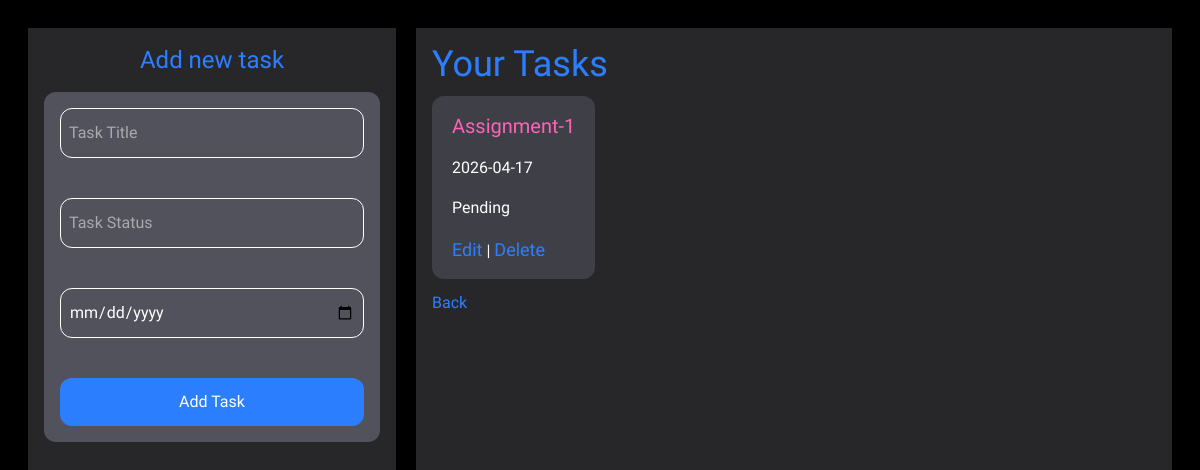
Page /tasks (signed in) on the earlier database version.
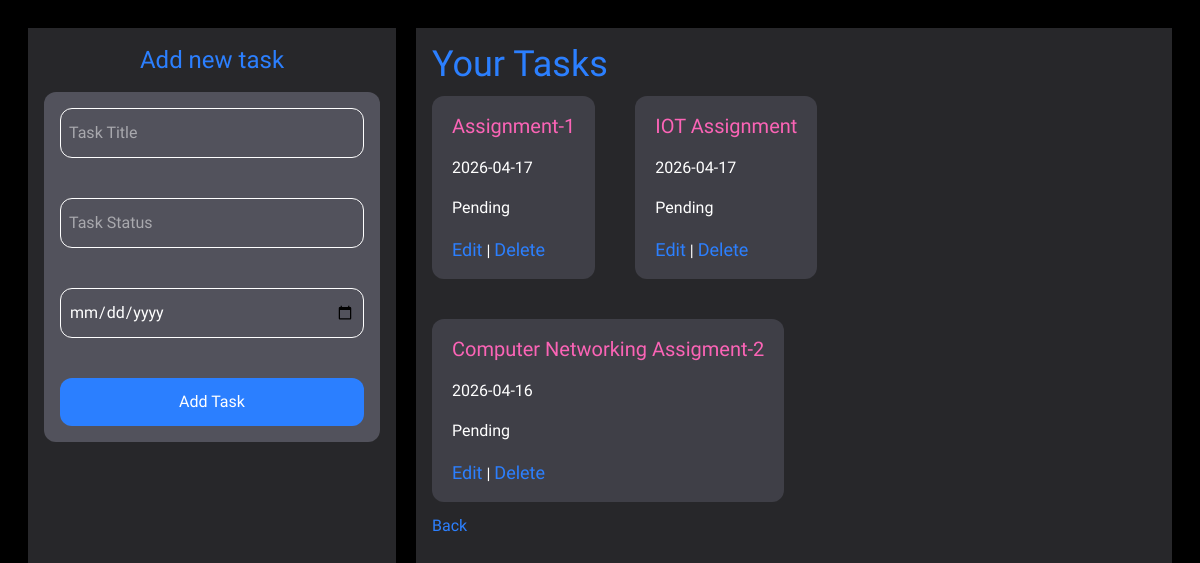
Same page on the later database version.
### tables this page shows
CREATE TABLE tasks(
              id INTEGER PRIMARY KEY AUTOINCREMENT,
              user_id INTEGER,
              title TEXT,
              deadline TEXT, 
              status TEXT
              );

### app.py (the view)
@app.route("/tasks")
def tasks():
    if "user_id" not in session:
        return redirect("/login")
    conn = get_db()
    tasks = conn.execute(
        "SELECT * FROM tasks WHERE user_id=?",(session["user_id"],)
    ).fetchall()
    conn.close()
    return render_template("tasks.html",tasks=tasks)

### app.py (called while the page is built)
def get_db():
    conn = sqlite3.connect("planner.db")
    conn.row_factory = sqlite3.Row
    return conn

### templates/tasks.html (shortened to what this page needs)
<!DOCTYPE html>
<html>
<head>
      <script src="https://cdn.jsdelivr.net/npm/@tailwindcss/browser@4"></script>
</head>
<body>
    <div class="h-screen w-screen bg-black text-white p-7 grid grid-cols-6 gap-5">
        <div class="col-span-2 bg-zinc-800 flex flex-col p-4 gap-4">
            <h1 class="text-2xl text-blue-500 text-center">Add new task</h1>
    <form method="POST" action="/add_tasks" class="bg-zinc-600 flex flex-col gap-10 p-4 rounded-xl">
        <input type="text" name="title" class="border py-3 px-2 outline-none rounded-xl" placeholder="Task Title" required>
        <input type="text" name="status"  class="border py-3 px-2 outline-none rounded-xl" placeholder="Task Status" required>
        <input type="date"   class="border py-3 px-2 outline-none rounded-xl" name="deadline" required>
        <button type="submit" class="bg-blue-500 rounded-xl py-3">Add Task</button>
    </form>
</div>
    <div class="col-span-4 bg-zinc-800 p-4 flex flex-col gap-3">
        <h2 class="text-4xl text-blue-500">Your Tasks</h2>
    <ul class="flex flex-row flex-wrap gap-10">
        {% for task in tasks %}
            <div class="bg-zinc-700 py-4 px-5 rounded-xl flex flex-col gap-4">
                <h1 class="text-xl text-pink-400">{{ task.title }}</h1>
                <p>{{ task.deadline }}</p>
                <p>{{ task.status }}</p>
                <div>
                    <a href="" class="text-blue-500 text-[18px]">Edit</a> |
                    <a href="" class="text-blue-500 text-[18px]">Delete</a>
                </div>
            </div>
        {% endfor %}
    </ul>
    <a href="/home" class="text-blue-500">Back</a>
    </div>
    </div>
</body>
</html>

### templates/tasks.html (style rules this page uses)
body,html { font-family: "Funnel Sans", sans-serif; }

Differences in the rows shown:
added tasks: title "IOT Assignment", deadline "2026-04-17", status "Pending"
added tasks: title "Computer Networking Assigment-2", deadline "2026-04-16", status "Pending"
